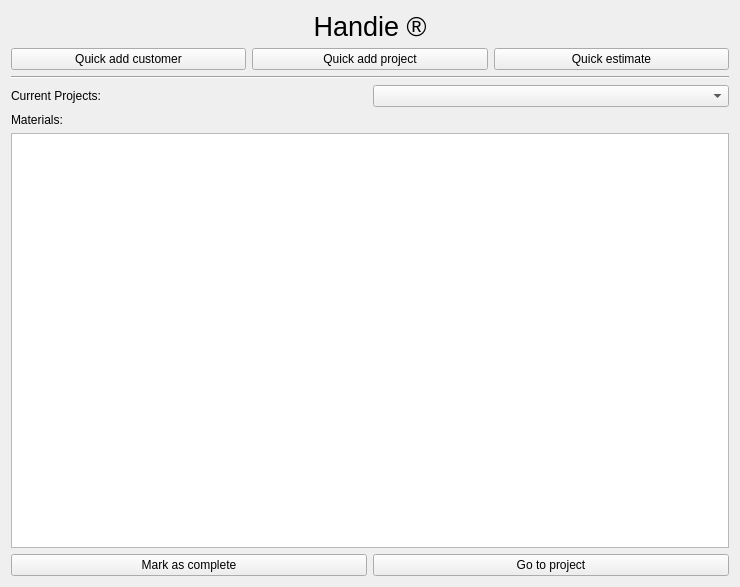
<?xml version="1.0" encoding="UTF-8"?>
<ui version="4.0">
 <class>Home</class>
 <widget class="QWidget" name="Home">
  <property name="geometry">
   <rect>
    <x>0</x>
    <y>0</y>
    <width>740</width>
    <height>587</height>
   </rect>
  </property>
  <property name="windowTitle">
   <string>Form</string>
  </property>
  <layout class="QVBoxLayout" name="verticalLayout">
   <item>
    <widget class="QLabel" name="label">
     <property name="font">
      <font>
       <pointsize>20</pointsize>
       <italic>false</italic>
       <bold>false</bold>
       <underline>false</underline>
       <strikeout>false</strikeout>
      </font>
     </property>
     <property name="text">
      <string>Handie ®</string>
     </property>
     <property name="alignment">
      <set>Qt::AlignCenter</set>
     </property>
    </widget>
   </item>
   <item>
    <layout class="QHBoxLayout" name="horizontalLayout_2">
     <item>
      <widget class="QPushButton" name="pushButton">
       <property name="text">
        <string>Quick add customer</string>
       </property>
      </widget>
     </item>
     <item>
      <widget class="QPushButton" name="pushButton_2">
       <property name="text">
        <string>Quick add project</string>
       </property>
      </widget>
     </item>
     <item>
      <widget class="QPushButton" name="pushButton_3">
       <property name="text">
        <string>Quick estimate</string>
       </property>
      </widget>
     </item>
    </layout>
   </item>
   <item>
    <widget class="Line" name="line">
     <property name="orientation">
      <enum>Qt::Horizontal</enum>
     </property>
    </widget>
   </item>
   <item>
    <layout class="QHBoxLayout" name="horizontalLayout">
     <item>
      <widget class="QLabel" name="label_2">
       <property name="text">
        <string>Current Projects:</string>
       </property>
      </widget>
     </item>
     <item>
      <widget class="QComboBox" name="comboBox"/>
     </item>
    </layout>
   </item>
   <item>
    <widget class="QLabel" name="label_3">
     <property name="text">
      <string>Materials:</string>
     </property>
    </widget>
   </item>
   <item>
    <widget class="QTableView" name="tableView"/>
   </item>
   <item>
    <layout class="QHBoxLayout" name="horizontalLayout_3">
     <item>
      <widget class="QPushButton" name="pushButton_4">
       <property name="text">
        <string>Mark as complete</string>
       </property>
      </widget>
     </item>
     <item>
      <widget class="QPushButton" name="pushButton_5">
       <property name="text">
        <string>Go to project</string>
       </property>
      </widget>
     </item>
    </layout>
   </item>
  </layout>
 </widget>
 <resources/>
 <connections/>
</ui>
